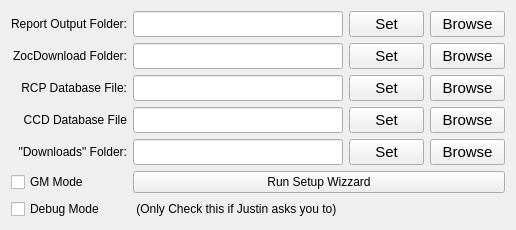
      <widget class="QWidget" name="Settings">
       <attribute name="title">
        <string>Configuration</string>
       </attribute>
       <layout class="QGridLayout" name="gridLayout_2">
        <item row="1" column="3">
         <widget class="QPushButton" name="btn_zocdownload_set">
          <property name="sizePolicy">
           <sizepolicy hsizetype="Minimum" vsizetype="Expanding">
            <horstretch>0</horstretch>
            <verstretch>0</verstretch>
           </sizepolicy>
          </property>
          <property name="minimumSize">
           <size>
            <width>0</width>
            <height>0</height>
           </size>
          </property>
          <property name="maximumSize">
           <size>
            <width>75</width>
            <height>60</height>
           </size>
          </property>
          <property name="font">
           <font>
            <pointsize>11</pointsize>
           </font>
          </property>
          <property name="text">
           <string>Set</string>
          </property>
         </widget>
        </item>
        <item row="1" column="4">
         <widget class="QPushButton" name="btn_zocdownload_browse">
          <property name="sizePolicy">
           <sizepolicy hsizetype="Minimum" vsizetype="Expanding">
            <horstretch>0</horstretch>
            <verstretch>0</verstretch>
           </sizepolicy>
          </property>
          <property name="minimumSize">
           <size>
            <width>0</width>
            <height>0</height>
           </size>
          </property>
          <property name="maximumSize">
           <size>
            <width>75</width>
            <height>60</height>
           </size>
          </property>
          <property name="font">
           <font>
            <pointsize>11</pointsize>
           </font>
          </property>
          <property name="text">
           <string>Browse</string>
          </property>
         </widget>
        </item>
        <item row="2" column="0">
         <widget class="QLabel" name="label_8">
          <property name="maximumSize">
           <size>
            <width>175</width>
            <height>16777215</height>
           </size>
          </property>
          <property name="text">
           <string>RCP Database File:</string>
          </property>
          <property name="alignment">
           <set>Qt::AlignRight|Qt::AlignTrailing|Qt::AlignVCenter</set>
          </property>
         </widget>
        </item>
        <item row="2" column="3">
         <widget class="QPushButton" name="btn_rcpdatabase_set">
          <property name="sizePolicy">
           <sizepolicy hsizetype="Minimum" vsizetype="Expanding">
            <horstretch>0</horstretch>
            <verstretch>0</verstretch>
           </sizepolicy>
          </property>
          <property name="minimumSize">
           <size>
            <width>0</width>
            <height>0</height>
           </size>
          </property>
          <property name="maximumSize">
           <size>
            <width>75</width>
            <height>60</height>
           </size>
          </property>
          <property name="font">
           <font>
            <pointsize>11</pointsize>
           </font>
          </property>
          <property name="text">
           <string>Set</string>
          </property>
         </widget>
        </item>
        <item row="2" column="4">
         <widget class="QPushButton" name="btn_rcpdatabase_browse">
          <property name="sizePolicy">
           <sizepolicy hsizetype="Minimum" vsizetype="Expanding">
            <horstretch>0</horstretch>
            <verstretch>0</verstretch>
           </sizepolicy>
          </property>
          <property name="minimumSize">
           <size>
            <width>0</width>
            <height>0</height>
           </size>
          </property>
          <property name="maximumSize">
           <size>
            <width>75</width>
            <height>60</height>
           </size>
          </property>
          <property name="font">
           <font>
            <pointsize>11</pointsize>
           </font>
          </property>
          <property name="text">
           <string>Browse</string>
          </property>
         </widget>
        </item>
        <item row="3" column="1" colspan="2">
         <widget class="QLineEdit" name="ccddatabase_edit">
          <property name="sizePolicy">
           <sizepolicy hsizetype="Expanding" vsizetype="Expanding">
            <horstretch>0</horstretch>
            <verstretch>0</verstretch>
           </sizepolicy>
          </property>
          <property name="maximumSize">
           <size>
            <width>16777215</width>
            <height>60</height>
           </size>
          </property>
          <property name="font">
           <font>
            <pointsize>8</pointsize>
           </font>
          </property>
         </widget>
        </item>
        <item row="3" column="3">
         <widget class="QPushButton" name="btn_ccddatabase_set">
          <property name="sizePolicy">
           <sizepolicy hsizetype="Minimum" vsizetype="Expanding">
            <horstretch>0</horstretch>
            <verstretch>0</verstretch>
           </sizepolicy>
          </property>
          <property name="minimumSize">
           <size>
            <width>0</width>
            <height>0</height>
           </size>
          </property>
          <property name="maximumSize">
           <size>
            <width>75</width>
            <height>60</height>
           </size>
          </property>
          <property name="font">
           <font>
            <pointsize>11</pointsize>
           </font>
          </property>
          <property name="text">
           <string>Set</string>
          </property>
         </widget>
        </item>
        <item row="2" column="1" colspan="2">
         <widget class="QLineEdit" name="rcpdatabase_edit">
          <property name="sizePolicy">
           <sizepolicy hsizetype="Expanding" vsizetype="Expanding">
            <horstretch>0</horstretch>
            <verstretch>0</verstretch>
           </sizepolicy>
          </property>
          <property name="maximumSize">
           <size>
            <width>16777215</width>
            <height>60</height>
           </size>
          </property>
          <property name="font">
           <font>
            <pointsize>8</pointsize>
           </font>
          </property>
         </widget>
        </item>
        <item row="3" column="0">
         <widget class="QLabel" name="label_9">
          <property name="maximumSize">
           <size>
            <width>175</width>
            <height>16777215</height>
           </size>
          </property>
          <property name="text">
           <string>CCD Database File</string>
          </property>
          <property name="alignment">
           <set>Qt::AlignRight|Qt::AlignTrailing|Qt::AlignVCenter</set>
          </property>
         </widget>
        </item>
        <item row="3" column="4">
         <widget class="QPushButton" name="btn_ccddatabase_browse">
          <property name="sizePolicy">
           <sizepolicy hsizetype="Minimum" vsizetype="Expanding">
            <horstretch>0</horstretch>
            <verstretch>0</verstretch>
           </sizepolicy>
          </property>
          <property name="minimumSize">
           <size>
            <width>0</width>
            <height>0</height>
           </size>
          </property>
          <property name="maximumSize">
           <size>
            <width>75</width>
            <height>60</height>
           </size>
          </property>
          <property name="font">
           <font>
            <pointsize>11</pointsize>
           </font>
          </property>
          <property name="text">
           <string>Browse</string>
          </property>
         </widget>
        </item>
        <item row="4" column="0">
         <widget class="QLabel" name="label_10">
          <property name="maximumSize">
           <size>
            <width>175</width>
            <height>16777215</height>
           </size>
          </property>
          <property name="text">
           <string>&quot;Downloads&quot; Folder:</string>
          </property>
          <property name="alignment">
           <set>Qt::AlignRight|Qt::AlignTrailing|Qt::AlignVCenter</set>
          </property>
         </widget>
        </item>
        <item row="4" column="1" colspan="2">
         <widget class="QLineEdit" name="downloads_edit">
          <property name="sizePolicy">
           <sizepolicy hsizetype="Expanding" vsizetype="Expanding">
            <horstretch>0</horstretch>
            <verstretch>0</verstretch>
           </sizepolicy>
          </property>
          <property name="maximumSize">
           <size>
            <width>16777215</width>
            <height>60</height>
           </size>
          </property>
          <property name="font">
           <font>
            <pointsize>8</pointsize>
           </font>
          </property>
         </widget>
        </item>
        <item row="4" column="3">
         <widget class="QPushButton" name="btn_downloads_set">
          <property name="sizePolicy">
           <sizepolicy hsizetype="Minimum" vsizetype="Expanding">
            <horstretch>0</horstretch>
            <verstretch>0</verstretch>
           </sizepolicy>
          </property>
          <property name="minimumSize">
           <size>
            <width>0</width>
            <height>0</height>
           </size>
          </property>
          <property name="maximumSize">
           <size>
            <width>75</width>
            <height>60</height>
           </size>
          </property>
          <property name="font">
           <font>
            <pointsize>11</pointsize>
           </font>
          </property>
          <property name="text">
           <string>Set</string>
          </property>
         </widget>
        </item>
        <item row="4" column="4">
         <widget class="QPushButton" name="btn_downloads_browse">
          <property name="sizePolicy">
           <sizepolicy hsizetype="Minimum" vsizetype="Expanding">
            <horstretch>0</horstretch>
            <verstretch>0</verstretch>
           </sizepolicy>
          </property>
          <property name="minimumSize">
           <size>
            <width>0</width>
            <height>0</height>
           </size>
          </property>
          <property name="maximumSize">
           <size>
            <width>75</width>
            <height>60</height>
           </size>
          </property>
          <property name="font">
           <font>
            <pointsize>11</pointsize>
           </font>
          </property>
          <property name="text">
           <string>Browse</string>
          </property>
         </widget>
        </item>
        <item row="0" column="3">
         <widget class="QPushButton" name="btn_output_set">
          <property name="sizePolicy">
           <sizepolicy hsizetype="Minimum" vsizetype="Expanding">
            <horstretch>0</horstretch>
            <verstretch>0</verstretch>
           </sizepolicy>
          </property>
          <property name="minimumSize">
           <size>
            <width>0</width>
            <height>0</height>
           </size>
          </property>
          <property name="maximumSize">
           <size>
            <width>75</width>
            <height>60</height>
           </size>
          </property>
          <property name="font">
           <font>
            <pointsize>11</pointsize>
           </font>
          </property>
          <property name="text">
           <string>Set</string>
          </property>
         </widget>
        </item>
        <item row="0" column="1" colspan="2">
         <widget class="QLineEdit" name="output_edit">
          <property name="sizePolicy">
           <sizepolicy hsizetype="Expanding" vsizetype="Expanding">
            <horstretch>0</horstretch>
            <verstretch>0</verstretch>
           </sizepolicy>
          </property>
          <property name="maximumSize">
           <size>
            <width>16777215</width>
            <height>60</height>
           </size>
          </property>
          <property name="font">
           <font>
            <pointsize>8</pointsize>
           </font>
          </property>
         </widget>
        </item>
        <item row="0" column="4">
         <widget class="QPushButton" name="btn_output_browse">
          <property name="sizePolicy">
           <sizepolicy hsizetype="Minimum" vsizetype="Expanding">
            <horstretch>0</horstretch>
            <verstretch>0</verstretch>
           </sizepolicy>
          </property>
          <property name="minimumSize">
           <size>
            <width>0</width>
            <height>0</height>
           </size>
          </property>
          <property name="maximumSize">
           <size>
            <width>75</width>
            <height>60</height>
           </size>
          </property>
          <property name="font">
           <font>
            <pointsize>11</pointsize>
           </font>
          </property>
          <property name="text">
           <string>Browse</string>
          </property>
         </widget>
        </item>
        <item row="0" column="0">
         <widget class="QLabel" name="label_6">
          <property name="sizePolicy">
           <sizepolicy hsizetype="Preferred" vsizetype="Maximum">
            <horstretch>0</horstretch>
            <verstretch>0</verstretch>
           </sizepolicy>
          </property>
          <property name="maximumSize">
           <size>
            <width>175</width>
            <height>50</height>
           </size>
          </property>
          <property name="text">
           <string>Report Output Folder:</string>
          </property>
          <property name="alignment">
           <set>Qt::AlignRight|Qt::AlignTrailing|Qt::AlignVCenter</set>
          </property>
         </widget>
        </item>
        <item row="1" column="0">
         <widget class="QLabel" name="label_7">
          <property name="maximumSize">
           <size>
            <width>175</width>
            <height>16777215</height>
           </size>
          </property>
          <property name="text">
           <string>ZocDownload Folder:</string>
          </property>
          <property name="alignment">
           <set>Qt::AlignRight|Qt::AlignTrailing|Qt::AlignVCenter</set>
          </property>
         </widget>
        </item>
        <item row="1" column="1" colspan="2">
         <widget class="QLineEdit" name="zocdownload_edit">
          <property name="sizePolicy">
           <sizepolicy hsizetype="Expanding" vsizetype="Expanding">
            <horstretch>0</horstretch>
            <verstretch>0</verstretch>
           </sizepolicy>
          </property>
          <property name="maximumSize">
           <size>
            <width>16777215</width>
            <height>60</height>
           </size>
          </property>
          <property name="font">
           <font>
            <pointsize>8</pointsize>
           </font>
          </property>
         </widget>
        </item>
        <item row="6" column="0">
         <widget class="QCheckBox" name="checkbox_debug">
          <property name="text">
           <string>Debug Mode</string>
          </property>
         </widget>
        </item>
        <item row="5" column="0">
         <widget class="QCheckBox" name="checkbox_GM">
          <property name="text">
           <string>GM Mode</string>
          </property>
         </widget>
        </item>
        <item row="6" column="1">
         <widget class="QLabel" name="label_15">
          <property name="font">
           <font>
            <pointsize>9</pointsize>
           </font>
          </property>
          <property name="text">
           <string> (Only Check this if Justin asks you to)</string>
          </property>
         </widget>
        </item>
        <item row="5" column="1" colspan="4">
         <widget class="QPushButton" name="btn_wizzard">
          <property name="toolTip">
           <string>Same as clicking all 5 &quot;Browse&quot; buttons</string>
          </property>
          <property name="text">
           <string>Run Setup Wizzard</string>
          </property>
         </widget>
        </item>
       </layout>
      </widget>
